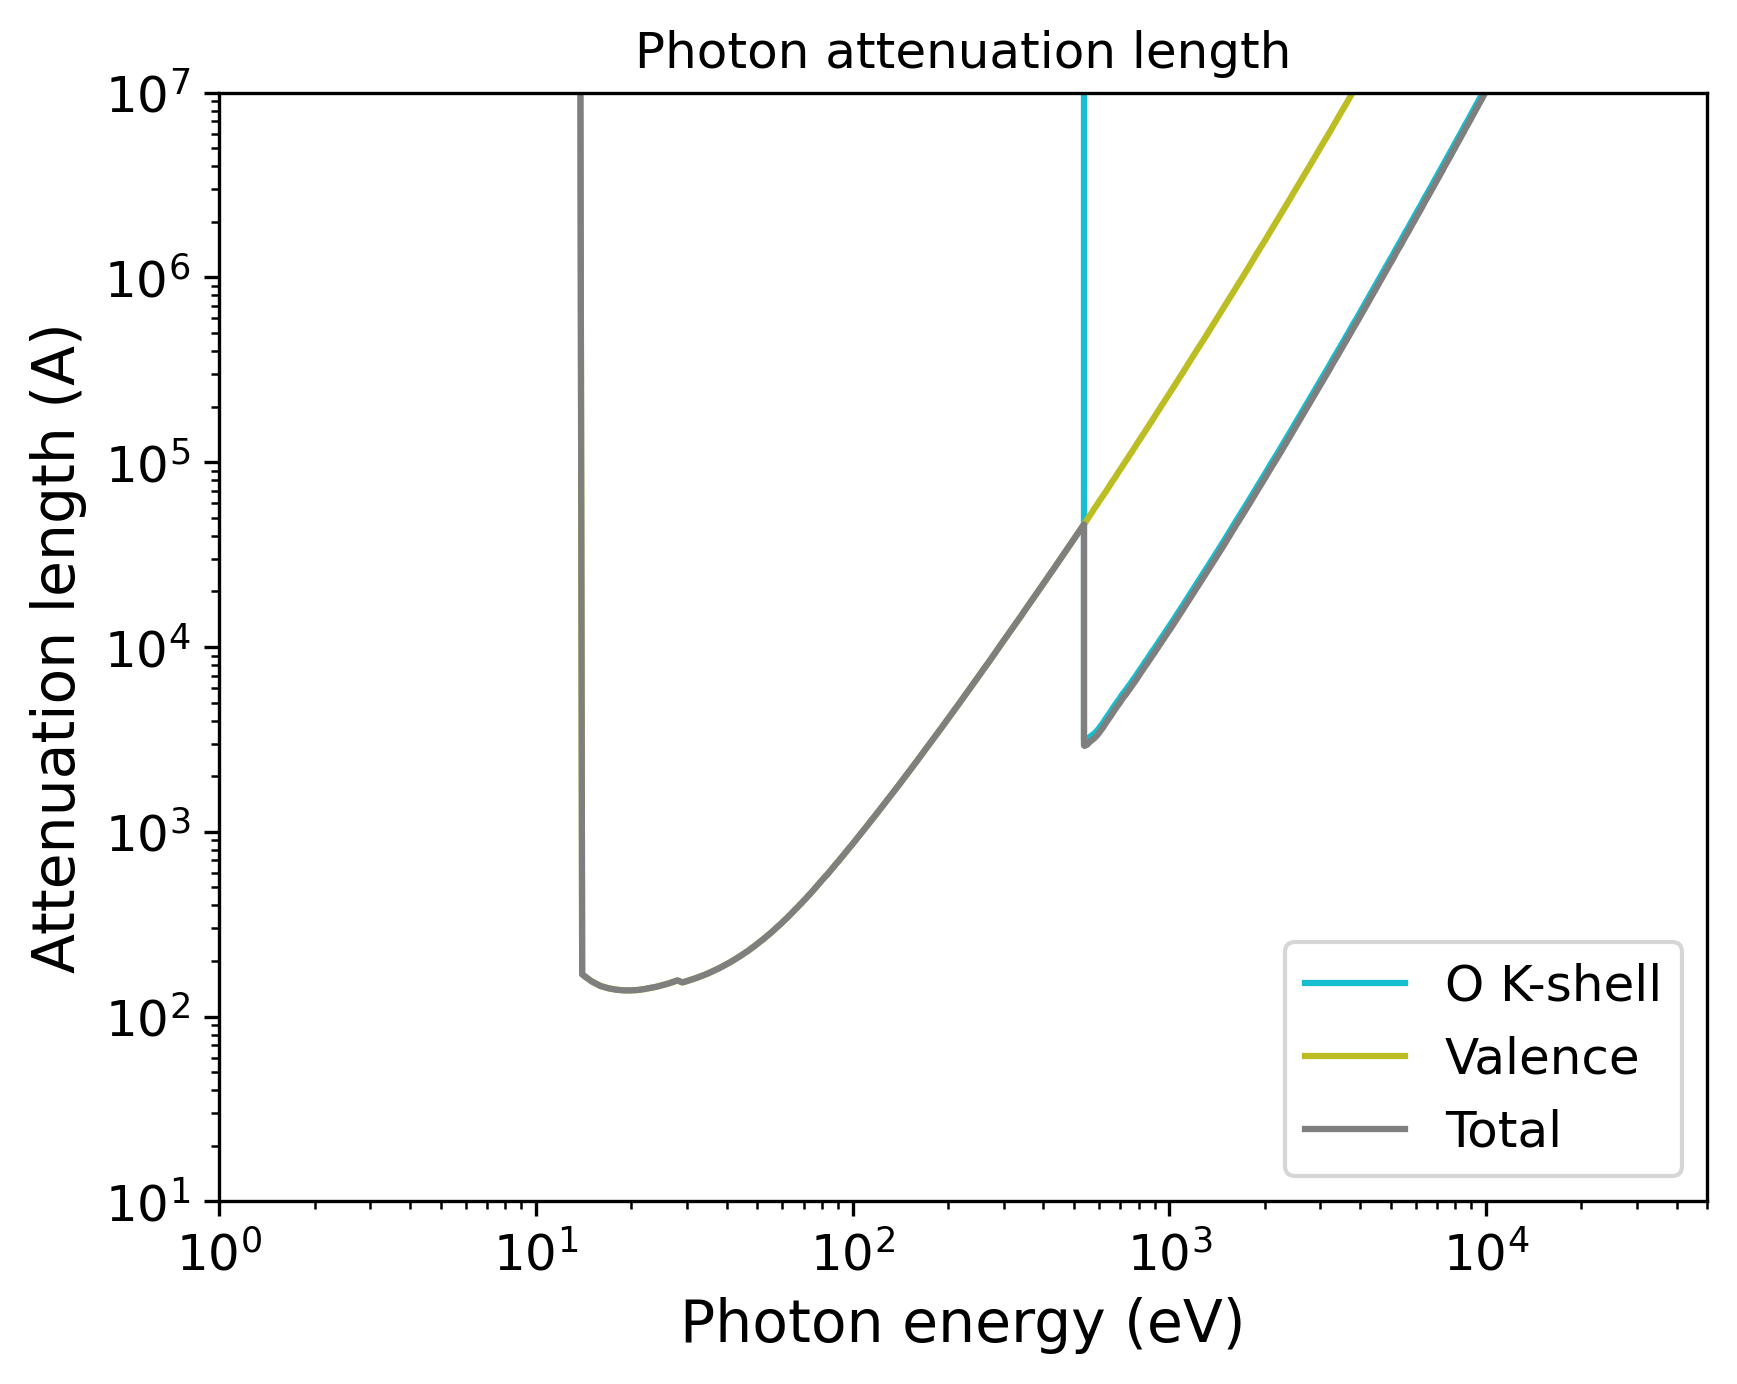

The script that saved this image:
import pandas as pd
import numpy as np
import matplotlib.pyplot as plt
import matplotlib.cm as cm
# Set the format:
plt.xlabel("Photon energy (eV)", fontsize=14)
plt.ylabel("Attenuation length (A)", fontsize=14)
plt.xticks(fontsize=12)
plt.yticks(fontsize=12)
plt.grid(False)
# Set the axes:
# Read the output file:
df = pd.read_csv(r"OUTPUT_H2O_Photon_IMFP.dat", sep=r'\s+', header=None, comment="#", skipinitialspace=True)
plt.xscale("log")
plt.yscale("log")
# Prepare the plot:
columns_to_plot = [ 1, 2, 3]
labels = [ "O K-shell", "Valence", "Total"]
# Create N distinct colors from a colormap
N = len(columns_to_plot)
colors = plt.cm.tab10(np.linspace(1, 0, 10))
# Set line styles:
linestyles = [ "-", "-", "-"]
for i, col in enumerate(columns_to_plot):
    color = colors[i % len(colors)]
    ls    = linestyles[i % len(linestyles)]
    label = labels[i % len(labels)]
    plt.plot(df.iloc[:, 0], df.iloc[:, col],
    color=color,
    label=label,
    linestyle=ls)
plt.xlim(1.00000000,50000.00000000)
plt.ylim(10.00000000,10000000.00000000)
plt.title("Photon attenuation length")
plt.legend(loc="best", fontsize=12)
# Save the plot in this format:
plt.savefig("OUTPUT_MFP_photon.png", dpi=300, bbox_inches="tight")
